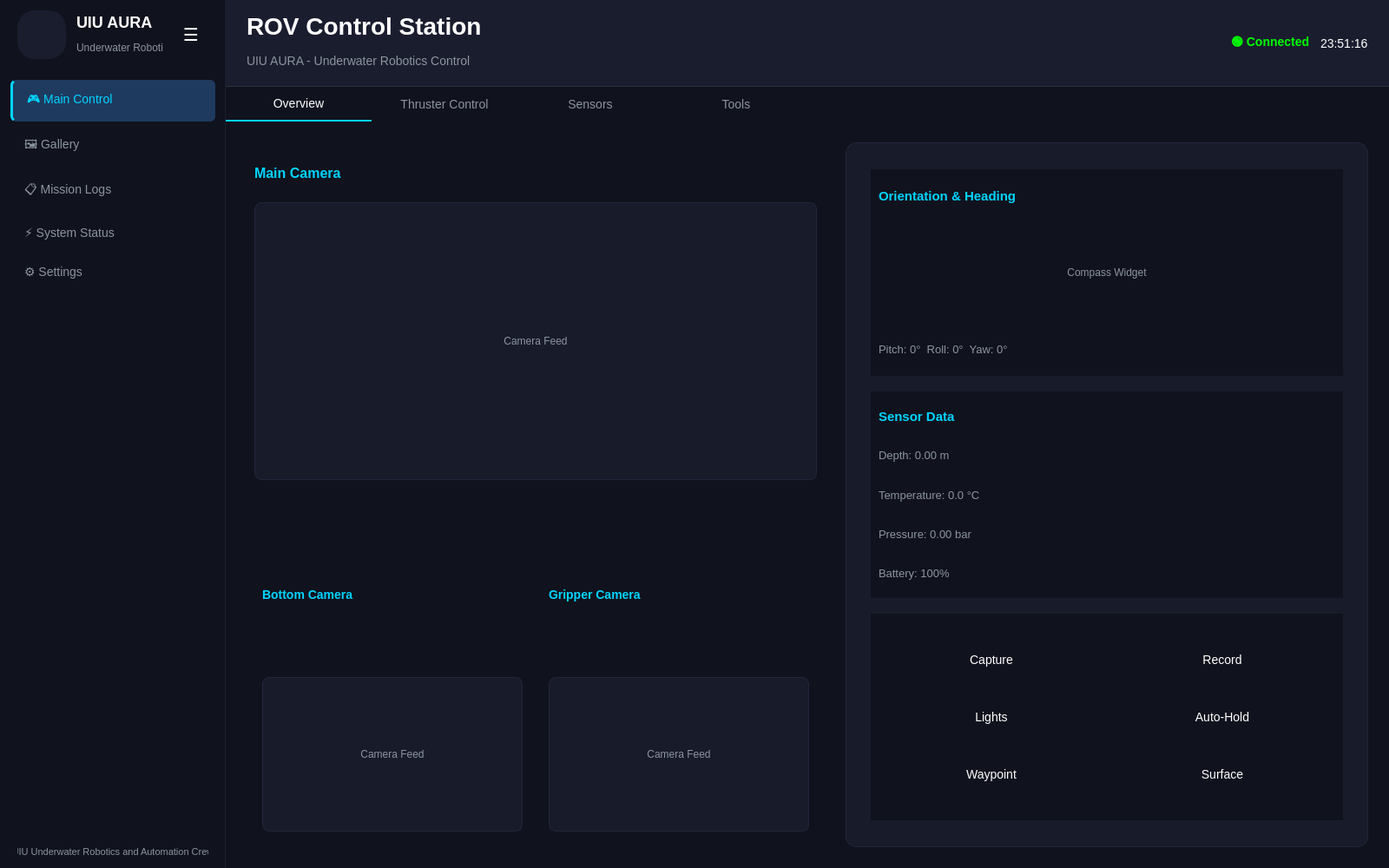
<?xml version="1.0" encoding="UTF-8"?>
<ui version="4.0">
 <class>MainWindow</class>
 <widget class="QMainWindow" name="MainWindow">
  <property name="geometry">
   <rect>
    <x>0</x>
    <y>0</y>
    <width>1600</width>
    <height>1000</height>
   </rect>
  </property>
  <property name="windowTitle">
   <string>ROV Control Station</string>
  </property>
  <property name="styleSheet">
   <string notr="true">QMainWindow {
    background-color: #10121D;
}
QPushButton {
    border: none;
    border-radius: 6px;
    padding: 8px 16px;
    font-size: 14px;
    background-color: transparent;
    color: #ffffff;
}
QPushButton:hover {
    background-color: #1a1d2e;
}
QPushButton:checked {
    background-color: #1e3a5f;
    color: #00d4ff;
}
QLineEdit, QComboBox {
    background-color: #1a1d2e;
    border: 1px solid #2a2d3e;
    border-radius: 6px;
    padding: 8px 12px;
    color: #ffffff;
    font-size: 14px;
}
QLineEdit:focus, QComboBox:focus {
    border: 1px solid #00d4ff;
}
QScrollArea {
    border: none;
    background-color: transparent;
}
QScrollBar:vertical {
    background-color: #1a1d2e;
    width: 8px;
    border-radius: 4px;
}
QScrollBar::handle:vertical {
    background-color: #2a2d3e;
    border-radius: 4px;
    min-height: 20px;
}
QScrollBar::handle:vertical:hover {
    background-color: #3a3d4e;
}
QTabWidget::pane {
    border: none;
    background-color: #10121D;
}
QTabBar::tab {
    background-color: transparent;
    color: #8B949E;
    padding: 12px 24px;
    border: none;
    font-size: 14px;
}
QTabBar::tab:selected {
    color: #ffffff;
    border-bottom: 2px solid #00d4ff;
}
QTabBar::tab:hover {
    color: #ffffff;
}
</string>
  </property>
  <widget class="QWidget" name="centralwidget">
   <layout class="QHBoxLayout" name="horizontalLayout_main">
    <property name="spacing">
     <number>0</number>
    </property>
    <property name="leftMargin">
     <number>0</number>
    </property>
    <property name="topMargin">
     <number>0</number>
    </property>
    <property name="rightMargin">
     <number>0</number>
    </property>
    <property name="bottomMargin">
     <number>0</number>
    </property>
    <item>
     <widget class="QFrame" name="sideBar">
      <property name="minimumSize">
       <size>
        <width>260</width>
        <height>0</height>
       </size>
      </property>
      <property name="maximumSize">
       <size>
        <width>260</width>
        <height>16777215</height>
       </size>
      </property>
      <property name="styleSheet">
       <string notr="true">QFrame#sideBar {
    background-color: #10121D;
    border-right: 1px solid #1a1d2e;
}
</string>
      </property>
      <layout class="QVBoxLayout" name="verticalLayout_sidebar">
       <property name="spacing">
        <number>0</number>
       </property>
       <property name="leftMargin">
        <number>0</number>
       </property>
       <property name="topMargin">
        <number>0</number>
       </property>
       <property name="rightMargin">
        <number>0</number>
       </property>
       <property name="bottomMargin">
        <number>0</number>
       </property>
       <item>
        <widget class="QFrame" name="logoSection">
         <property name="minimumSize">
          <size>
           <width>0</width>
           <height>80</height>
          </size>
         </property>
         <property name="maximumSize">
          <size>
           <width>16777215</width>
           <height>80</height>
          </size>
         </property>
         <layout class="QHBoxLayout" name="horizontalLayout_logo">
          <property name="spacing">
           <number>12</number>
          </property>
          <property name="leftMargin">
           <number>20</number>
          </property>
          <property name="topMargin">
           <number>12</number>
          </property>
          <property name="rightMargin">
           <number>20</number>
          </property>
          <property name="bottomMargin">
           <number>12</number>
          </property>
          <item>
           <widget class="QLabel" name="lblLogoIcon">
            <property name="text">
             <string/>
            </property>
            <property name="styleSheet">
             <string notr="true">QLabel {
    background-color: #1a1d2e;
    border-radius: 20px;
    padding: 4px;
    min-width: 48px;
    max-width: 48px;
    min-height: 48px;
    max-height: 48px;
}
</string>
            </property>
            <property name="scaledContents">
             <bool>true</bool>
            </property>
            <property name="alignment">
             <set>Qt::AlignmentFlag::AlignCenter</set>
            </property>
           </widget>
          </item>
          <item>
           <widget class="QWidget" name="logoTextWidget">
            <layout class="QVBoxLayout" name="verticalLayout_logoText">
             <property name="spacing">
              <number>2</number>
             </property>
             <property name="leftMargin">
              <number>0</number>
             </property>
             <property name="topMargin">
              <number>0</number>
             </property>
             <property name="rightMargin">
              <number>0</number>
             </property>
             <property name="bottomMargin">
              <number>0</number>
             </property>
             <item>
              <widget class="QLabel" name="lblLogoText">
               <property name="text">
                <string>UIU AURA</string>
               </property>
               <property name="styleSheet">
                <string notr="true">QLabel {
    color: #ffffff;
    font-size: 18px;
    font-weight: bold;
}
</string>
               </property>
              </widget>
             </item>
             <item>
              <widget class="QLabel" name="lblLogoSubtext">
               <property name="text">
                <string>Underwater Robotics</string>
               </property>
               <property name="styleSheet">
                <string notr="true">QLabel {
    color: #8B949E;
    font-size: 12px;
}
</string>
               </property>
              </widget>
             </item>
            </layout>
           </widget>
          </item>
          <item>
           <spacer name="horizontalSpacer_logo">
            <property name="orientation">
             <enum>Qt::Orientation::Horizontal</enum>
            </property>
            <property name="sizeHint" stdset="0">
             <size>
              <width>40</width>
              <height>20</height>
             </size>
            </property>
           </spacer>
          </item>
          <item>
           <widget class="QPushButton" name="btnMenuToggle">
            <property name="text">
             <string>☰</string>
            </property>
            <property name="styleSheet">
             <string notr="true">QPushButton {
    background-color: transparent;
    color: #ffffff;
    font-size: 20px;
    border: none;
    padding: 4px;
    min-width: 32px;
    max-width: 32px;
    min-height: 32px;
    max-height: 32px;
}
QPushButton:hover {
    background-color: #1a1d2e;
    border-radius: 4px;
}
</string>
            </property>
           </widget>
          </item>
         </layout>
        </widget>
       </item>
       <item>
        <widget class="QWidget" name="navButtonsWidget">
         <layout class="QVBoxLayout" name="verticalLayout_nav">
          <property name="spacing">
           <number>4</number>
          </property>
          <property name="leftMargin">
           <number>12</number>
          </property>
          <property name="topMargin">
           <number>12</number>
          </property>
          <property name="rightMargin">
           <number>12</number>
          </property>
          <property name="bottomMargin">
           <number>12</number>
          </property>
          <item>
           <widget class="QPushButton" name="btnMainControl">
            <property name="text">
             <string>🎮 Main Control</string>
            </property>
            <property name="checkable">
             <bool>true</bool>
            </property>
            <property name="checked">
             <bool>true</bool>
            </property>
            <property name="styleSheet">
             <string notr="true">QPushButton {
    background-color: transparent;
    color: #8B949E;
    text-align: left;
    padding: 12px 16px;
    font-size: 14px;
    border-radius: 6px;
}
QPushButton:hover {
    background-color: #1a1d2e;
    color: #ffffff;
}
QPushButton:checked {
    background-color: #1e3a5f;
    color: #00d4ff;
    border-left: 3px solid #00d4ff;
}
</string>
            </property>
           </widget>
          </item>
          <item>
           <widget class="QPushButton" name="btnGallery">
            <property name="text">
             <string>🖼️ Gallery</string>
            </property>
            <property name="checkable">
             <bool>true</bool>
            </property>
            <property name="checked">
             <bool>false</bool>
            </property>
            <property name="styleSheet">
             <string notr="true">QPushButton {
    background-color: transparent;
    color: #8B949E;
    text-align: left;
    padding: 12px 16px;
    font-size: 14px;
    border-radius: 6px;
}
QPushButton:hover {
    background-color: #1a1d2e;
    color: #ffffff;
}
QPushButton:checked {
    background-color: #1e3a5f;
    color: #00d4ff;
    border-left: 3px solid #00d4ff;
}
</string>
            </property>
           </widget>
          </item>
          <item>
           <widget class="QPushButton" name="btnMissionLogs">
            <property name="text">
             <string>📋 Mission Logs</string>
            </property>
            <property name="checkable">
             <bool>true</bool>
            </property>
            <property name="checked">
             <bool>false</bool>
            </property>
            <property name="styleSheet">
             <string notr="true">QPushButton {
    background-color: transparent;
    color: #8B949E;
    text-align: left;
    padding: 12px 16px;
    font-size: 14px;
    border-radius: 6px;
}
QPushButton:hover {
    background-color: #1a1d2e;
    color: #ffffff;
}
QPushButton:checked {
    background-color: #1e3a5f;
    color: #00d4ff;
    border-left: 3px solid #00d4ff;
}
</string>
            </property>
           </widget>
          </item>
          <item>
           <widget class="QPushButton" name="btnSystemStatus">
            <property name="text">
             <string>⚡ System Status</string>
            </property>
            <property name="checkable">
             <bool>true</bool>
            </property>
            <property name="checked">
             <bool>false</bool>
            </property>
            <property name="styleSheet">
             <string notr="true">QPushButton {
    background-color: transparent;
    color: #8B949E;
    text-align: left;
    padding: 12px 16px;
    font-size: 14px;
    border-radius: 6px;
}
QPushButton:hover {
    background-color: #1a1d2e;
    color: #ffffff;
}
QPushButton:checked {
    background-color: #1e3a5f;
    color: #00d4ff;
    border-left: 3px solid #00d4ff;
}
</string>
            </property>
           </widget>
          </item>
          <item>
           <widget class="QPushButton" name="btnSettings">
            <property name="text">
             <string>⚙️ Settings</string>
            </property>
            <property name="checkable">
             <bool>true</bool>
            </property>
            <property name="checked">
             <bool>false</bool>
            </property>
            <property name="styleSheet">
             <string notr="true">QPushButton {
    background-color: transparent;
    color: #8B949E;
    text-align: left;
    padding: 12px 16px;
    font-size: 14px;
    border-radius: 6px;
}
QPushButton:hover {
    background-color: #1a1d2e;
    color: #ffffff;
}
QPushButton:checked {
    background-color: #1e3a5f;
    color: #00d4ff;
    border-left: 3px solid #00d4ff;
}
</string>
            </property>
           </widget>
          </item>
         </layout>
        </widget>
       </item>
       <item>
        <spacer name="verticalSpacer_sidebar">
         <property name="orientation">
          <enum>Qt::Orientation::Vertical</enum>
         </property>
         <property name="sizeHint" stdset="0">
          <size>
           <width>20</width>
           <height>40</height>
          </size>
         </property>
        </spacer>
       </item>
       <item>
        <widget class="QLabel" name="lblSidebarFooter">
         <property name="text">
          <string>UIU Underwater Robotics and Automation Crew</string>
         </property>
         <property name="styleSheet">
          <string notr="true">QLabel {
    color: #8B949E;
    font-size: 11px;
    padding: 12px 20px;
}
</string>
         </property>
         <property name="alignment">
          <set>Qt::AlignmentFlag::AlignCenter</set>
         </property>
        </widget>
       </item>
      </layout>
     </widget>
    </item>
    <item>
     <widget class="QWidget" name="mainContent">
      <property name="styleSheet">
       <string notr="true">QWidget#mainContent {
    background-color: #10121D;
}
</string>
      </property>
      <layout class="QVBoxLayout" name="verticalLayout_mainContent">
       <property name="spacing">
        <number>0</number>
       </property>
       <property name="leftMargin">
        <number>0</number>
       </property>
       <property name="topMargin">
        <number>0</number>
       </property>
       <property name="rightMargin">
        <number>0</number>
       </property>
       <property name="bottomMargin">
        <number>0</number>
       </property>
       <item>
        <widget class="QFrame" name="topBar">
         <property name="minimumSize">
          <size>
           <width>0</width>
           <height>100</height>
          </size>
         </property>
         <property name="maximumSize">
          <size>
           <width>16777215</width>
           <height>100</height>
          </size>
         </property>
         <property name="styleSheet">
          <string notr="true">QFrame#topBar {
    background-color: #1a1d2e;
    border-bottom: 1px solid #2a2d3e;
}
</string>
         </property>
         <layout class="QHBoxLayout" name="horizontalLayout_topBar">
          <property name="spacing">
           <number>16</number>
          </property>
          <property name="leftMargin">
           <number>24</number>
          </property>
          <property name="topMargin">
           <number>12</number>
          </property>
          <property name="rightMargin">
           <number>24</number>
          </property>
          <property name="bottomMargin">
           <number>12</number>
          </property>
          <item>
           <widget class="QWidget" name="titleSection">
            <layout class="QVBoxLayout" name="verticalLayout_title">
             <property name="spacing">
              <number>4</number>
             </property>
             <property name="leftMargin">
              <number>0</number>
             </property>
             <property name="topMargin">
              <number>0</number>
             </property>
             <property name="rightMargin">
              <number>0</number>
             </property>
             <property name="bottomMargin">
              <number>0</number>
             </property>
             <item>
              <widget class="QLabel" name="lblMainTitle">
               <property name="text">
                <string>ROV Control Station</string>
               </property>
               <property name="styleSheet">
                <string notr="true">QLabel {
    color: #ffffff;
    font-size: 28px;
    font-weight: bold;
}
</string>
               </property>
              </widget>
             </item>
             <item>
              <widget class="QLabel" name="lblSubtitle">
               <property name="text">
                <string>UIU AURA - Underwater Robotics Control</string>
               </property>
               <property name="styleSheet">
                <string notr="true">QLabel {
    color: #8B949E;
    font-size: 14px;
}
</string>
               </property>
              </widget>
             </item>
            </layout>
           </widget>
          </item>
          <item>
           <spacer name="horizontalSpacer_topBar">
            <property name="orientation">
             <enum>Qt::Orientation::Horizontal</enum>
            </property>
            <property name="sizeHint" stdset="0">
             <size>
              <width>40</width>
              <height>20</height>
             </size>
            </property>
           </spacer>
          </item>
          <item>
           <widget class="QWidget" name="statusSection">
            <layout class="QHBoxLayout" name="horizontalLayout_status">
             <property name="spacing">
              <number>12</number>
             </property>
             <property name="leftMargin">
              <number>0</number>
             </property>
             <property name="topMargin">
              <number>0</number>
             </property>
             <property name="rightMargin">
              <number>0</number>
             </property>
             <property name="bottomMargin">
              <number>0</number>
             </property>
             <item>
              <widget class="QLabel" name="lblConnectionStatus">
               <property name="text">
                <string>🟢 Connected</string>
               </property>
               <property name="styleSheet">
                <string notr="true">QLabel {
    color: #00ff00;
    font-size: 14px;
    font-weight: bold;
}
</string>
               </property>
              </widget>
             </item>
             <item>
              <widget class="QLabel" name="lblTime">
               <property name="text">
                <string>23:51:16</string>
               </property>
               <property name="styleSheet">
                <string notr="true">QLabel {
    color: #ffffff;
    font-size: 14px;
}
</string>
               </property>
              </widget>
             </item>
            </layout>
           </widget>
          </item>
         </layout>
        </widget>
       </item>
       <item>
        <widget class="QStackedWidget" name="contentStack">
         <property name="styleSheet">
          <string notr="true">QStackedWidget {
    background-color: #10121D;
}
</string>
         </property>
         <widget class="QWidget" name="mainControlPage">
          <property name="styleSheet">
           <string notr="true">QWidget {
    background-color: #10121D;
}
</string>
          </property>
          <layout class="QVBoxLayout" name="verticalLayout_mainControl">
           <property name="spacing">
            <number>0</number>
           </property>
           <property name="leftMargin">
            <number>0</number>
           </property>
           <property name="topMargin">
            <number>0</number>
           </property>
           <property name="rightMargin">
            <number>0</number>
           </property>
           <property name="bottomMargin">
            <number>0</number>
           </property>
           <item>
            <widget class="QTabWidget" name="tabWidget">
             <property name="styleSheet">
              <string notr="true">QTabWidget::pane {
    border: none;
    background-color: #10121D;
}
QTabBar::tab {
    background-color: transparent;
    color: #8B949E;
    padding: 12px 24px;
    border: none;
    font-size: 14px;
    min-width: 120px;
}
QTabBar::tab:selected {
    color: #ffffff;
    border-bottom: 2px solid #00d4ff;
}
QTabBar::tab:hover {
    color: #ffffff;
}
</string>
             </property>
             <property name="currentIndex">
              <number>0</number>
             </property>
             <widget class="QWidget" name="overviewTab">
              <attribute name="title">
               <string>Overview</string>
              </attribute>
              <layout class="QHBoxLayout" name="horizontalLayout_overview">
               <property name="spacing">
                <number>24</number>
               </property>
               <property name="leftMargin">
                <number>24</number>
               </property>
               <property name="topMargin">
                <number>24</number>
               </property>
               <property name="rightMargin">
                <number>24</number>
               </property>
               <property name="bottomMargin">
                <number>24</number>
               </property>
               <item>
                <widget class="QWidget" name="cameraSection">
                 <layout class="QVBoxLayout" name="verticalLayout_cameras">
                  <property name="spacing">
                   <number>16</number>
                  </property>
                  <property name="leftMargin">
                   <number>0</number>
                  </property>
                  <property name="topMargin">
                   <number>0</number>
                  </property>
                  <property name="rightMargin">
                   <number>0</number>
                  </property>
                  <property name="bottomMargin">
                   <number>0</number>
                  </property>
                  <item>
                   <widget class="QFrame" name="mainCameraFrame">
                    <layout class="QVBoxLayout" name="verticalLayout_mainCamera">
                     <property name="spacing">
                      <number>8</number>
                     </property>
                     <item>
                      <widget class="QLabel" name="lblMainCameraTitle">
                       <property name="text">
                        <string>Main Camera</string>
                       </property>
                       <property name="styleSheet">
                        <string notr="true">QLabel { color: #00d4ff; font-size: 16px; font-weight: bold; }</string>
                       </property>
                      </widget>
                     </item>
                     <item>
                      <widget class="QLabel" name="lblMainCameraFeed">
                       <property name="text">
                        <string>Camera Feed</string>
                       </property>
                       <property name="minimumSize">
                        <size>
                         <width>640</width>
                         <height>320</height>
                        </size>
                       </property>
                       <property name="styleSheet">
                        <string notr="true">QLabel { background-color: #181b2a; border: 1px solid #23263a; border-radius: 8px; color: #8B949E; }</string>
                       </property>
                       <property name="alignment">
                        <set>Qt::AlignmentFlag::AlignCenter</set>
                       </property>
                      </widget>
                     </item>
                    </layout>
                   </widget>
                  </item>
                  <item>
                   <widget class="QWidget" name="secondaryCamerasContainer">
                    <layout class="QHBoxLayout" name="horizontalLayout_secondaryCameras">
                     <property name="spacing">
                      <number>12</number>
                     </property>
                     <item>
                      <widget class="QFrame" name="bottomCameraFrame">
                       <layout class="QVBoxLayout" name="verticalLayout_bottomCamera">
                        <item>
                         <widget class="QLabel" name="lblBottomCameraTitle">
                          <property name="text">
                           <string>Bottom Camera</string>
                          </property>
                          <property name="styleSheet">
                           <string notr="true">QLabel { color: #00d4ff; font-size: 14px; font-weight: bold; }</string>
                          </property>
                         </widget>
                        </item>
                        <item>
                         <widget class="QLabel" name="lblBottomCameraFeed">
                          <property name="text">
                           <string>Camera Feed</string>
                          </property>
                          <property name="minimumSize">
                           <size>
                            <width>300</width>
                            <height>160</height>
                           </size>
                          </property>
                          <property name="styleSheet">
                           <string notr="true">QLabel { background-color: #181b2a; border: 1px solid #23263a; border-radius: 8px; color: #8B949E; }</string>
                          </property>
                          <property name="alignment">
                           <set>Qt::AlignmentFlag::AlignCenter</set>
                          </property>
                         </widget>
                        </item>
                       </layout>
                      </widget>
                     </item>
                     <item>
                      <widget class="QFrame" name="gripperCameraFrame">
                       <layout class="QVBoxLayout" name="verticalLayout_gripperCamera">
                        <item>
                         <widget class="QLabel" name="lblGripperCameraTitle">
                          <property name="text">
                           <string>Gripper Camera</string>
                          </property>
                          <property name="styleSheet">
                           <string notr="true">QLabel { color: #00d4ff; font-size: 14px; font-weight: bold; }</string>
                          </property>
                         </widget>
                        </item>
                        <item>
                         <widget class="QLabel" name="lblGripperCameraFeed">
                          <property name="text">
                           <string>Camera Feed</string>
                          </property>
                          <property name="minimumSize">
                           <size>
                            <width>300</width>
                            <height>160</height>
                           </size>
                          </property>
                          <property name="styleSheet">
                           <string notr="true">QLabel { background-color: #181b2a; border: 1px solid #23263a; border-radius: 8px; color: #8B949E; }</string>
                          </property>
                          <property name="alignment">
                           <set>Qt::AlignmentFlag::AlignCenter</set>
                          </property>
                         </widget>
                        </item>
                       </layout>
                      </widget>
                     </item>
                    </layout>
                   </widget>
                  </item>
                 </layout>
                </widget>
               </item>
               <item>
                <widget class="QFrame" name="rightPanelFrame">
                 <property name="styleSheet">
                  <string notr="true">QFrame#rightPanelFrame {
    background-color: #181b2a;
    border: 1px solid #23263a;
    border-radius: 12px;
    padding: 18px 16px 18px 16px;
}</string>
                 </property>
                 <layout class="QVBoxLayout" name="verticalLayout_rightPanel">
                  <property name="spacing">
                   <number>18</number>
                  </property>
                  <property name="leftMargin">
                   <number>12</number>
                  </property>
                  <property name="topMargin">
                   <number>12</number>
                  </property>
                  <property name="rightMargin">
                   <number>12</number>
                  </property>
                  <property name="bottomMargin">
                   <number>12</number>
                  </property>
                  <item>
                   <widget class="QFrame" name="orientationHeadingCard">
                    <layout class="QVBoxLayout" name="verticalLayout_orientation">
                     <item>
                      <widget class="QLabel" name="lblOrientationTitle">
                       <property name="text">
                        <string>Orientation &amp; Heading</string>
                       </property>
                       <property name="styleSheet">
                        <string notr="true">QLabel { color: #00d4ff; font-size: 15px; font-weight: bold; }</string>
                       </property>
                      </widget>
                     </item>
                     <item>
                      <widget class="QLabel" name="lblCompass">
                       <property name="text">
                        <string>Compass Widget</string>
                       </property>
                       <property name="minimumSize">
                        <size>
                         <width>180</width>
                         <height>120</height>
                        </size>
                       </property>
                       <property name="alignment">
                        <set>Qt::AlignmentFlag::AlignCenter</set>
                       </property>
                       <property name="styleSheet">
                        <string notr="true">QLabel { background: #10121D; border-radius: 90px; color: #8B949E; }</string>
                       </property>
                      </widget>
                     </item>
                     <item>
                      <widget class="QLabel" name="lblPitchRollYaw">
                       <property name="text">
                        <string>Pitch: 0°  Roll: 0°  Yaw: 0°</string>
                       </property>
                       <property name="styleSheet">
                        <string notr="true">QLabel { color: #8B949E; font-size: 13px; }</string>
                       </property>
                      </widget>
                     </item>
                    </layout>
                   </widget>
                  </item>
                  <item>
                   <widget class="QFrame" name="sensorDataCard">
                    <layout class="QVBoxLayout" name="verticalLayout_sensorData">
                     <item>
                      <widget class="QLabel" name="lblSensorDataTitle">
                       <property name="text">
                        <string>Sensor Data</string>
                       </property>
                       <property name="styleSheet">
                        <string notr="true">QLabel { color: #00d4ff; font-size: 15px; font-weight: bold; }</string>
                       </property>
                      </widget>
                     </item>
                     <item>
                      <widget class="QLabel" name="lblDepth">
                       <property name="text">
                        <string>Depth: 0.00 m</string>
                       </property>
                       <property name="styleSheet">
                        <string notr="true">QLabel { color: #8B949E; font-size: 13px; }</string>
                       </property>
                      </widget>
                     </item>
                     <item>
                      <widget class="QLabel" name="lblTemperature">
                       <property name="text">
                        <string>Temperature: 0.0 °C</string>
                       </property>
                       <property name="styleSheet">
                        <string notr="true">QLabel { color: #8B949E; font-size: 13px; }</string>
                       </property>
                      </widget>
                     </item>
                     <item>
                      <widget class="QLabel" name="lblPressure">
                       <property name="text">
                        <string>Pressure: 0.00 bar</string>
                       </property>
                       <property name="styleSheet">
                        <string notr="true">QLabel { color: #8B949E; font-size: 13px; }</string>
                       </property>
                      </widget>
                     </item>
                     <item>
                      <widget class="QLabel" name="lblBattery">
                       <property name="text">
                        <string>Battery: 100%</string>
                       </property>
                       <property name="styleSheet">
                        <string notr="true">QLabel { color: #8B949E; font-size: 13px; }</string>
                       </property>
                      </widget>
                     </item>
                    </layout>
                   </widget>
                  </item>
                  <item>
                   <widget class="QFrame" name="quickActionsCard">
                    <layout class="QGridLayout" name="gridLayout_quickActions">
                     <item row="0" column="0">
                      <widget class="QPushButton" name="btnCapture">
                       <property name="text">
                        <string>Capture</string>
                       </property>
                      </widget>
                     </item>
                     <item row="0" column="1">
                      <widget class="QPushButton" name="btnRecord">
                       <property name="text">
                        <string>Record</string>
                       </property>
                      </widget>
                     </item>
                     <item row="1" column="0">
                      <widget class="QPushButton" name="btnLights">
                       <property name="text">
                        <string>Lights</string>
                       </property>
                      </widget>
                     </item>
                     <item row="1" column="1">
                      <widget class="QPushButton" name="btnAutoHold">
                       <property name="text">
                        <string>Auto-Hold</string>
                       </property>
                      </widget>
                     </item>
                     <item row="2" column="0">
                      <widget class="QPushButton" name="btnWaypoint">
                       <property name="text">
                        <string>Waypoint</string>
                       </property>
                      </widget>
                     </item>
                     <item row="2" column="1">
                      <widget class="QPushButton" name="btnSurface">
                       <property name="text">
                        <string>Surface</string>
                       </property>
                      </widget>
                     </item>
                    </layout>
                   </widget>
                  </item>
                 </layout>
                </widget>
               </item>
              </layout>
             </widget>
            <widget class="QWidget" name="thrusterControlTab">
             <attribute name="title">
              <string>Thruster Control</string>
             </attribute>
             <layout class="QVBoxLayout" name="verticalLayout_thrusterControl">
              <property name="spacing">
               <number>20</number>
              </property>
              <property name="leftMargin">
               <number>24</number>
              </property>
              <property name="topMargin">
               <number>24</number>
              </property>
              <property name="rightMargin">
               <number>24</number>
              </property>
              <property name="bottomMargin">
               <number>24</number>
              </property>
              <item>
               <widget class="QLabel" name="lblThrusterControlTitle">
                <property name="text">
                 <string>Thruster Control</string>
                </property>
                <property name="styleSheet">
                 <string notr="true">QLabel {
    color: #ffffff;
    font-size: 24px;
    font-weight: bold;
}
</string>
                </property>
               </widget>
              </item>
             </layout>
            </widget>
            <widget class="QWidget" name="sensorsTab">
             <attribute name="title">
              <string>Sensors</string>
             </attribute>
             <layout class="QVBoxLayout" name="verticalLayout_sensors">
              <property name="spacing">
               <number>20</number>
              </property>
              <property name="leftMargin">
               <number>24</number>
              </property>
              <property name="topMargin">
               <number>24</number>
              </property>
              <property name="rightMargin">
               <number>24</number>
              </property>
              <property name="bottomMargin">
               <number>24</number>
              </property>
              <item>
               <widget class="QLabel" name="lblSensorsTitle">
                <property name="text">
                 <string>Sensors</string>
                </property>
                <property name="styleSheet">
                 <string notr="true">QLabel {
    color: #ffffff;
    font-size: 24px;
    font-weight: bold;
}
</string>
                </property>
               </widget>
              </item>
             </layout>
            </widget>
            <widget class="QWidget" name="toolsTab">
             <attribute name="title">
              <string>Tools</string>
             </attribute>
             <layout class="QVBoxLayout" name="verticalLayout_tools">
              <property name="spacing">
               <number>20</number>
              </property>
              <property name="leftMargin">
               <number>24</number>
              </property>
              <property name="topMargin">
               <number>24</number>
              </property>
              <property name="rightMargin">
               <number>24</number>
              </property>
              <property name="bottomMargin">
               <number>24</number>
              </property>
              <item>
               <widget class="QLabel" name="lblToolsTitle">
                <property name="text">
                 <string>Tools</string>
                </property>
                <property name="styleSheet">
                 <string notr="true">QLabel {
    color: #ffffff;
    font-size: 24px;
    font-weight: bold;
}
</string>
                </property>
               </widget>
              </item>
             </layout>
            </widget>
            </widget>
           </item>
          </layout>
         </widget>
       <widget class="QWidget" name="galleryPage">
        <property name="styleSheet">
         <string notr="true">QWidget {
    background-color: #10121D;
}
</string>
        </property>
        <layout class="QVBoxLayout" name="verticalLayout_gallery">
         <property name="spacing">
          <number>20</number>
         </property>
         <property name="leftMargin">
          <number>24</number>
         </property>
         <property name="topMargin">
          <number>24</number>
         </property>
         <property name="rightMargin">
          <number>24</number>
         </property>
         <property name="bottomMargin">
          <number>24</number>
         </property>
         <item>
          <widget class="QLabel" name="lblGalleryTitle">
           <property name="text">
            <string>Media Gallery</string>
           </property>
           <property name="styleSheet">
            <string notr="true">QLabel {
    color: #ffffff;
    font-size: 28px;
    font-weight: bold;
}
</string>
           </property>
          </widget>
         </item>
         <item>
          <widget class="QLabel" name="lblGallerySubtitle">
           <property name="text">
            <string>Captured images and recorded videos</string>
           </property>
           <property name="styleSheet">
            <string notr="true">QLabel {
    color: #8B949E;
    font-size: 14px;
}
</string>
           </property>
          </widget>
         </item>
         <item>
          <widget class="QWidget" name="galleryFilters">
           <layout class="QHBoxLayout" name="horizontalLayout_galleryFilters">
            <property name="spacing">
             <number>12</number>
            </property>
            <property name="leftMargin">
             <number>0</number>
            </property>
            <property name="topMargin">
             <number>0</number>
            </property>
            <property name="rightMargin">
             <number>0</number>
            </property>
            <property name="bottomMargin">
             <number>0</number>
            </property>
            <item>
             <widget class="QPushButton" name="btnFilterAllMedia">
              <property name="text">
               <string>🖼️ All Media</string>
              </property>
              <property name="checkable">
               <bool>true</bool>
              </property>
              <property name="checked">
               <bool>true</bool>
              </property>
              <property name="styleSheet">
               <string notr="true">QPushButton {
    background-color: #00d4ff;
    color: #ffffff;
    border: none;
    border-radius: 6px;
    padding: 10px 20px;
    font-size: 14px;
    font-weight: bold;
}
QPushButton:hover {
    background-color: #00b8e6;
}
QPushButton:checked {
    background-color: #00d4ff;
}
</string>
              </property>
             </widget>
            </item>
            <item>
             <widget class="QPushButton" name="btnFilterImages">
              <property name="text">
               <string>📷 Images</string>
              </property>
              <property name="checkable">
               <bool>true</bool>
              </property>
              <property name="checked">
               <bool>false</bool>
              </property>
              <property name="styleSheet">
               <string notr="true">QPushButton {
    background-color: #1a1d2e;
    color: #8B949E;
    border: 1px solid #2a2d3e;
    border-radius: 6px;
    padding: 10px 20px;
    font-size: 14px;
}
QPushButton:hover {
    background-color: #2a2d3e;
    color: #ffffff;
}
QPushButton:checked {
    background-color: #1e3a5f;
    color: #00d4ff;
    border: 1px solid #00d4ff;
}
</string>
              </property>
             </widget>
            </item>
            <item>
             <widget class="QPushButton" name="btnFilterVideos">
              <property name="text">
               <string>🎥 Videos</string>
              </property>
              <property name="checkable">
               <bool>true</bool>
              </property>
              <property name="checked">
               <bool>false</bool>
              </property>
              <property name="styleSheet">
               <string notr="true">QPushButton {
    background-color: #1a1d2e;
    color: #8B949E;
    border: 1px solid #2a2d3e;
    border-radius: 6px;
    padding: 10px 20px;
    font-size: 14px;
}
QPushButton:hover {
    background-color: #2a2d3e;
    color: #ffffff;
}
QPushButton:checked {
    background-color: #1e3a5f;
    color: #00d4ff;
    border: 1px solid #00d4ff;
}
</string>
              </property>
             </widget>
            </item>
           </layout>
          </widget>
         </item>
         <item>
          <widget class="QScrollArea" name="scrollAreaGallery">
           <property name="widgetResizable">
            <bool>true</bool>
           </property>
           <property name="styleSheet">
            <string notr="true">QScrollArea {
    border: none;
    background-color: transparent;
}
</string>
           </property>
           <widget class="QWidget" name="galleryContent">
            <property name="geometry">
             <rect>
              <x>0</x>
              <y>0</y>
              <width>1200</width>
              <height>600</height>
             </rect>
            </property>
            <layout class="QGridLayout" name="gridLayout_gallery">
             <property name="spacing">
              <number>16</number>
             </property>
             <property name="leftMargin">
              <number>0</number>
             </property>
             <property name="topMargin">
              <number>0</number>
             </property>
             <property name="rightMargin">
              <number>0</number>
             </property>
             <property name="bottomMargin">
              <number>0</number>
             </property>
            </layout>
           </widget>
          </widget>
         </item>
        </layout>
       </widget>
       <widget class="QWidget" name="missionLogsPage">
        <property name="styleSheet">
         <string notr="true">QWidget {
    background-color: #10121D;
}
</string>
        </property>
        <layout class="QVBoxLayout" name="verticalLayout_missionLogs">
         <property name="spacing">
          <number>20</number>
         </property>
         <property name="leftMargin">
          <number>24</number>
         </property>
         <property name="topMargin">
          <number>24</number>
         </property>
         <property name="rightMargin">
          <number>24</number>
         </property>
         <property name="bottomMargin">
          <number>24</number>
         </property>
         <item>
          <widget class="QLabel" name="lblMissionLogsTitle">
           <property name="text">
            <string>Mission Logs</string>
           </property>
           <property name="styleSheet">
            <string notr="true">QLabel {
    color: #ffffff;
    font-size: 28px;
    font-weight: bold;
}
</string>
           </property>
          </widget>
         </item>
        </layout>
       </widget>
       <widget class="QWidget" name="systemStatusPage">
        <property name="styleSheet">
         <string notr="true">QWidget {
    background-color: #10121D;
}
</string>
        </property>
        <layout class="QVBoxLayout" name="verticalLayout_systemStatus">
         <property name="spacing">
          <number>20</number>
         </property>
         <property name="leftMargin">
          <number>24</number>
         </property>
         <property name="topMargin">
          <number>24</number>
         </property>
         <property name="rightMargin">
          <number>24</number>
         </property>
         <property name="bottomMargin">
          <number>24</number>
         </property>
         <item>
          <widget class="QLabel" name="lblSystemStatusTitle">
           <property name="text">
            <string>System Status</string>
           </property>
           <property name="styleSheet">
            <string notr="true">QLabel {
    color: #ffffff;
    font-size: 28px;
    font-weight: bold;
}
</string>
           </property>
          </widget>
         </item>
         <item>
          <widget class="QLabel" name="lblSystemStatusSubtitle">
           <property name="text">
            <string>Hardware and software diagnostics</string>
           </property>
           <property name="styleSheet">
            <string notr="true">QLabel {
    color: #8B949E;
    font-size: 14px;
}
</string>
           </property>
          </widget>
         </item>
        </layout>
       </widget>
       <widget class="QWidget" name="settingsPage">
        <property name="styleSheet">
         <string notr="true">QWidget {
    background-color: #10121D;
}
</string>
        </property>
        <layout class="QVBoxLayout" name="verticalLayout_settings">
         <property name="spacing">
          <number>20</number>
         </property>
         <property name="leftMargin">
          <number>24</number>
         </property>
         <property name="topMargin">
          <number>24</number>
         </property>
         <property name="rightMargin">
          <number>24</number>
         </property>
         <property name="bottomMargin">
          <number>24</number>
         </property>
         <item>
          <widget class="QLabel" name="lblSettingsTitle">
           <property name="text">
            <string>Settings</string>
           </property>
           <property name="styleSheet">
            <string notr="true">QLabel {
    color: #ffffff;
    font-size: 28px;
    font-weight: bold;
}
</string>
           </property>
          </widget>
         </item>
         <item>
          <widget class="QLabel" name="lblSettingsSubtitle">
           <property name="text">
            <string>Configure ROV system parameters</string>
           </property>
           <property name="styleSheet">
            <string notr="true">QLabel {
    color: #8B949E;
    font-size: 14px;
}
</string>
           </property>
          </widget>
         </item>
        </layout>
       </widget>

    </widget> <!-- Close QStackedWidget -->
     </item>
    </layout>
   </widget> <!-- Close mainContent -->
  </item>
 </layout>
 </widget> <!-- Close centralwidget -->
 </widget> <!-- Close QMainWindow -->
<resources/>
<connections/>
</ui>
